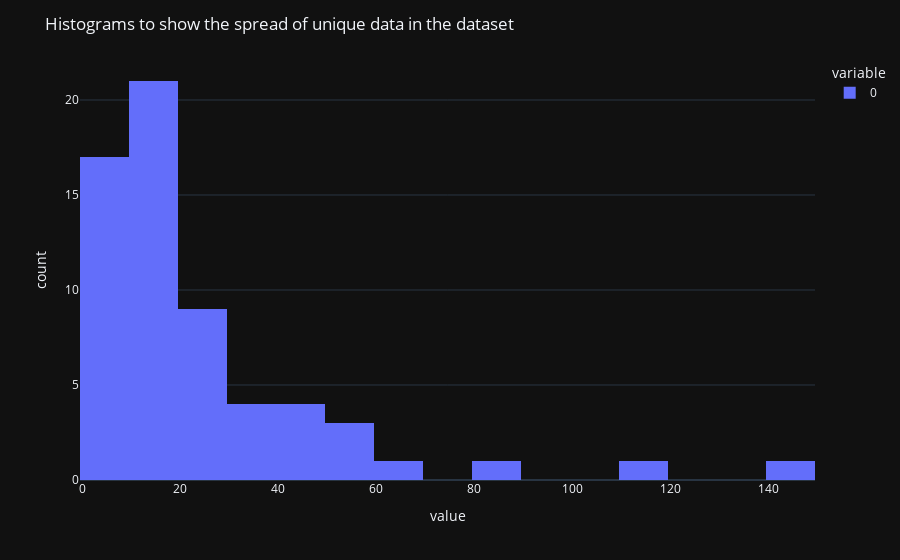

The code cell stored with this chart in its notebook:
### Markdown cell above
# Unique values

### Code cell
print(df.nunique())
figure = px.histogram(df.nunique())
figure.update_layout(title="Histograms to show the spread of unique data in the dataset")
figure.show()

### Figure 1 — Plotly figure (JSON) as saved in the notebook; plotly's stock layout.template omitted (floating-point values rounded to 4 significant figures)
{"data": [{"alignmentgroup": "True", "bingroup": "x", "hovertemplate": "variable=0<br>value=%{x}<br>count=%{y}<extra></extra>", "legendgroup": "0", "marker": {"color": "#636efa", "pattern": {"shape": ""}}, "name": "0", "offsetgroup": "0", "orientation": "v", "showlegend": true, "x": [142, 117, 3, 85, 26, 14, 34, 12, 54, 41, 2, 11, 2, 9, 11, 30, 28, 19, 49, 47, 23, 49, 54, 24, 60, 57, 13, 16, 19, 7, 16, 15, 12, 32, 30, 11, 20, 24, 14, 19, 22, 13, 18, 23, 9, 14, 14, 11, 14, 20, 4, 7, 13, 7, 2, 4, 6, 4, 3, 4, 4, 3], "xaxis": "x", "yaxis": "y", "type": "histogram"}], "layout": {"xaxis": {"anchor": "y", "domain": [0.0, 1.0], "title": {"text": "value"}}, "yaxis": {"anchor": "x", "domain": [0.0, 1.0], "title": {"text": "count"}}, "legend": {"title": {"text": "variable"}, "tracegroupgap": 0}, "margin": {"t": 60}, "barmode": "relative", "title": {"text": "Histograms to show the spread of unique data in the dataset"}}}
